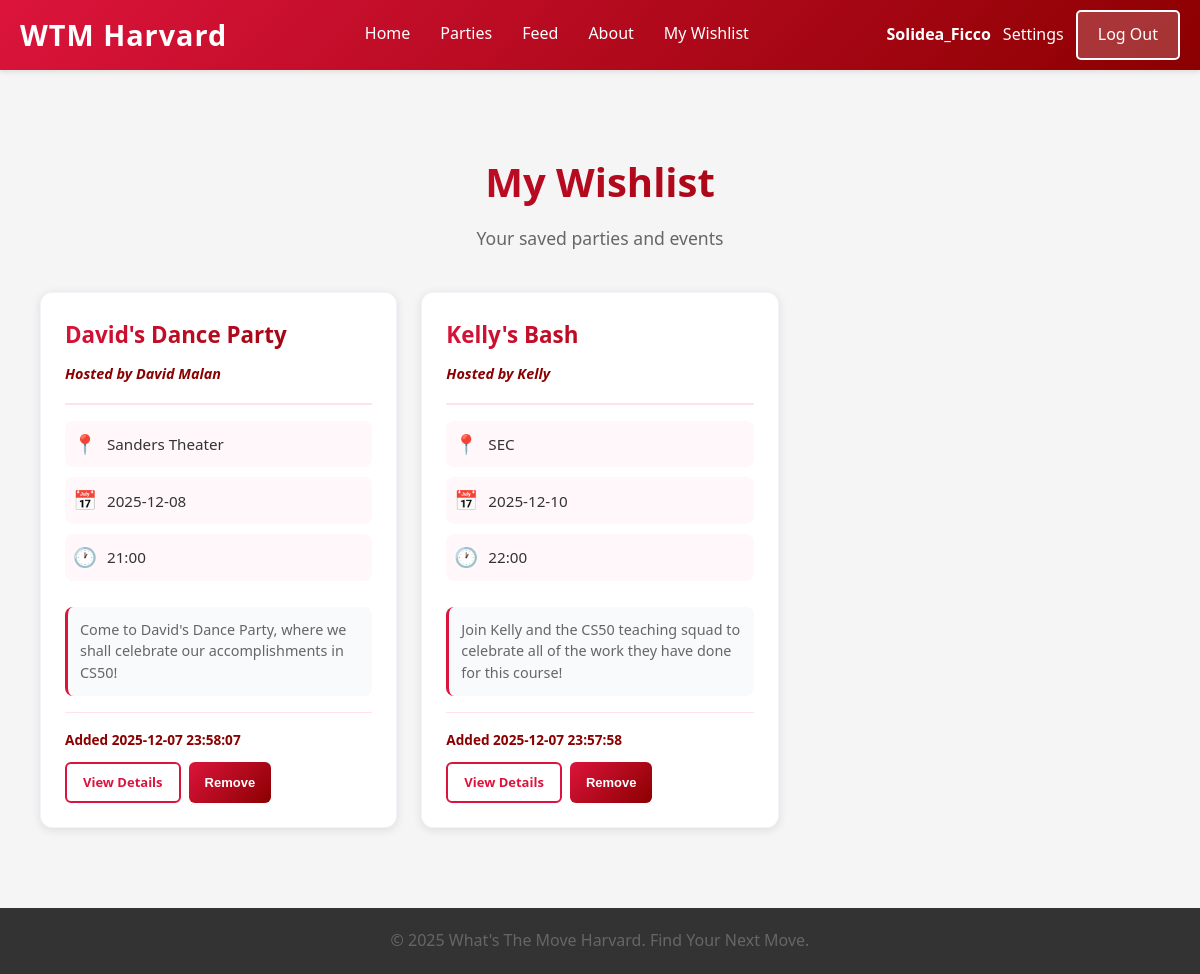
Screenshot of /wishlist (signed in) with the database file from the repository.
### tables this page shows
CREATE TABLE users (id INTEGER PRIMARY KEY AUTOINCREMENT NOT NULL, username TEXT NOT NULL, hash TEXT NOT NULL, display_name TEXT);

CREATE TABLE wishlist (
            id INTEGER PRIMARY KEY AUTOINCREMENT,
            user_id INTEGER NOT NULL,
            party_id INTEGER NOT NULL,
            added_at TIMESTAMP DEFAULT CURRENT_TIMESTAMP,
            FOREIGN KEY (user_id) REFERENCES users(id),
            FOREIGN KEY (party_id) REFERENCES parties(id) ON DELETE CASCADE,
            UNIQUE(user_id, party_id)
        );

CREATE TABLE parties (id INTEGER PRIMARY KEY AUTOINCREMENT, user_id INTEGER NOT NULL, host_name TEXT NOT NULL, party_name TEXT NOT NULL, location TEXT NOT NULL, date TEXT NOT NULL, time TEXT NOT NULL, description TEXT, created_at TIMESTAMP DEFAULT CURRENT_TIMESTAMP, latitude REAL, longitude REAL, flyer_path TEXT, FOREIGN KEY (user_id) REFERENCES users(id));

### app.py (the view)
@app.route('/wishlist')
def wishlist_page():
    user = current_user()
    if not user:
        return redirect(url_for('login_page'))
    conn = get_db_connection()
    parties = conn.execute(
        """
        SELECT p.id,
               p.party_name,
               p.location,
               p.date,
               p.time,
               p.description,
               p.host_name,
               p.flyer_path,
               p.created_at,
               u.username AS created_by,
               u.display_name AS verified_host,
               w.added_at
        FROM wishlist w
        JOIN parties p ON w.party_id = p.id
        JOIN users u ON p.user_id = u.id
        WHERE w.user_id = ?
        ORDER BY w.added_at DESC
        """,
        (user['id'],)
    ).fetchall()
    conn.close()  # This allows user to see all parties in their wishlist and their details
    message = "You haven't added any parties to your wishlist yet." if not parties else None
    return render_template('wishlist.html', parties=parties, message=message, user=user)

### app.py (called while the page is built)
def get_db_connection():
    conn = sqlite3.connect(DATABASE)
    conn.row_factory = sqlite3.Row
    return conn

def current_user():
    if 'user_id' in session:
        return {'id': session['user_id'], 'email': session.get('user')}
    return None

### templates/wishlist.html (shortened to what this page needs)
{% extends "template.html" %}
{% block content %}
<div class="wishlist-container">
    <div class="wishlist-header">
        <h1>My Wishlist</h1>
        <p class="wishlist-subtitle">Your saved parties and events</p>
    </div>
    {% if message %}
    <div class="empty-state">
        <div class="empty-icon">📋</div>
        <p class="empty-message">{{ message }}</p>
        <a href="/list" class="btn primary">Browse Parties</a>
    </div>
    {% else %}
    <div class="parties-grid">
        {% for party in parties %}
        <div class="party-card" id="party-card-{{ party.id }}">
            <div class="party-card-header">
                <h3 class="party-name">{{ party.party_name }}</h3>
                <span class="party-host">Hosted by {{ party.host_name }}</span>
            </div>
            <div class="party-details">
                <div class="detail-item">
                    <span class="detail-icon">📍</span>
                    <span class="detail-text">{{ party.location }}</span>
                </div>
                <div class="detail-item">
                    <span class="detail-icon">📅</span>
                    <span class="detail-text">{{ party.date }}</span>
                </div>
                <div class="detail-item">
                    <span class="detail-icon">🕐</span>
                    <span class="detail-text">{{ party.time }}</span>
                </div>
            </div>
            {% if party.description %}
            <p class="party-description">{{ party.description }}</p>
            {% endif %}
            <div class="party-footer">
                <small class="added-date">Added {{ party.added_at }}</small>
                <div class="party-actions">
                    <a href="/party/{{ party.id }}" class="btn btn-sm btn-outline">View Details</a>
                    <button type="button"
                            class="btn btn-sm btn-danger remove-wishlist-btn"
                            data-party-id="{{ party.id }}"
                            data-party-name="{{ party.party_name }}">
                        Remove
                    </button>
                </div>
            </div>
        </div>
        {% endfor %}
    </div>
    {% endif %}
</div>
{% endblock %}

### templates/template.html (shortened to what this page needs)
<!DOCTYPE html>
<html lang="en">
<head>
    <link rel="stylesheet" href="{{ url_for('static', filename='style.css') }}">
</head>
<body>
    <nav class="navbar">
        <div class="nav-container">
            <a href="/" class="nav-logo">WTM Harvard</a>
            <ul class="nav-menu">
                <li class="nav-item">
                    <a href="/" class="nav-link">Home</a>
                </li>
                <li class="nav-item">
                    <a href="/list" class="nav-link">Parties</a>
                </li>
                <li class="nav-item">
                    <a href="/feed" class="nav-link">Feed</a>
                </li>
                <li class="nav-item">
                    <a href="/about" class="nav-link">About</a>
                </li>
                {% if session.get('user') %}
                <li class="nav-item">
                    <a href="/wishlist" class="nav-link">My Wishlist</a>
                </li>
                {% endif %}
            </ul>
            {% if session.get('user') %}
            <div class="nav-auth">
                <span class="nav-user">{{ session.get('username', session.get('user')) }}</span>
                <a href="/settings" class="nav-settings">Settings</a>
                <a href="/logout" class="nav-login">Log Out</a>
            </div>
            {% else %}
            <a href="/login" class="nav-login">Log In</a>
            {% endif %}
        </div>
    </nav>
    <main class="content">
        {% block content %}{% endblock %}
    </main>
    <footer class="footer">
        <p>&copy; 2025 What's The Move Harvard. Find Your Next Move.</p>
    </footer>
</body>
</html>

### rows the page displays
users: get "Solidea_Ficco"
wishlist: party_name "David's Dance Party", host_name "David Malan", location "Sanders Theater", date "2025-12-08", time "21:00", description "Come to David's Dance Party, where we shall celebrate our accomplishments in CS50!", added_at "2025-12-07 23:58:07"
wishlist: party_name "Kelly's Bash", host_name "Kelly", location "SEC", date "2025-12-10", time "22:00", description "Join Kelly and the CS50 teaching squad to celebrate all of the work they have done for this course!", added_at "2025-12-07 23:57:58"
